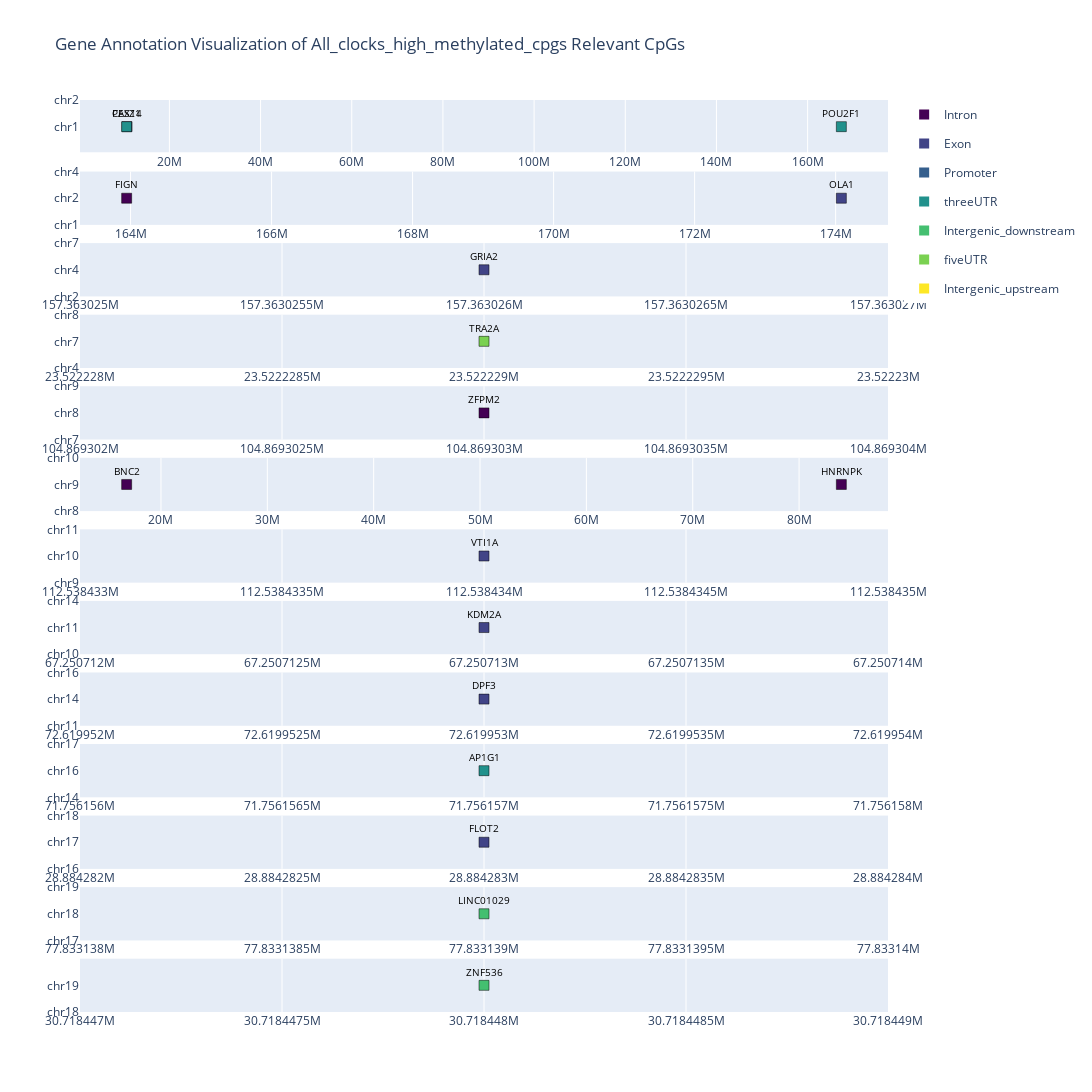
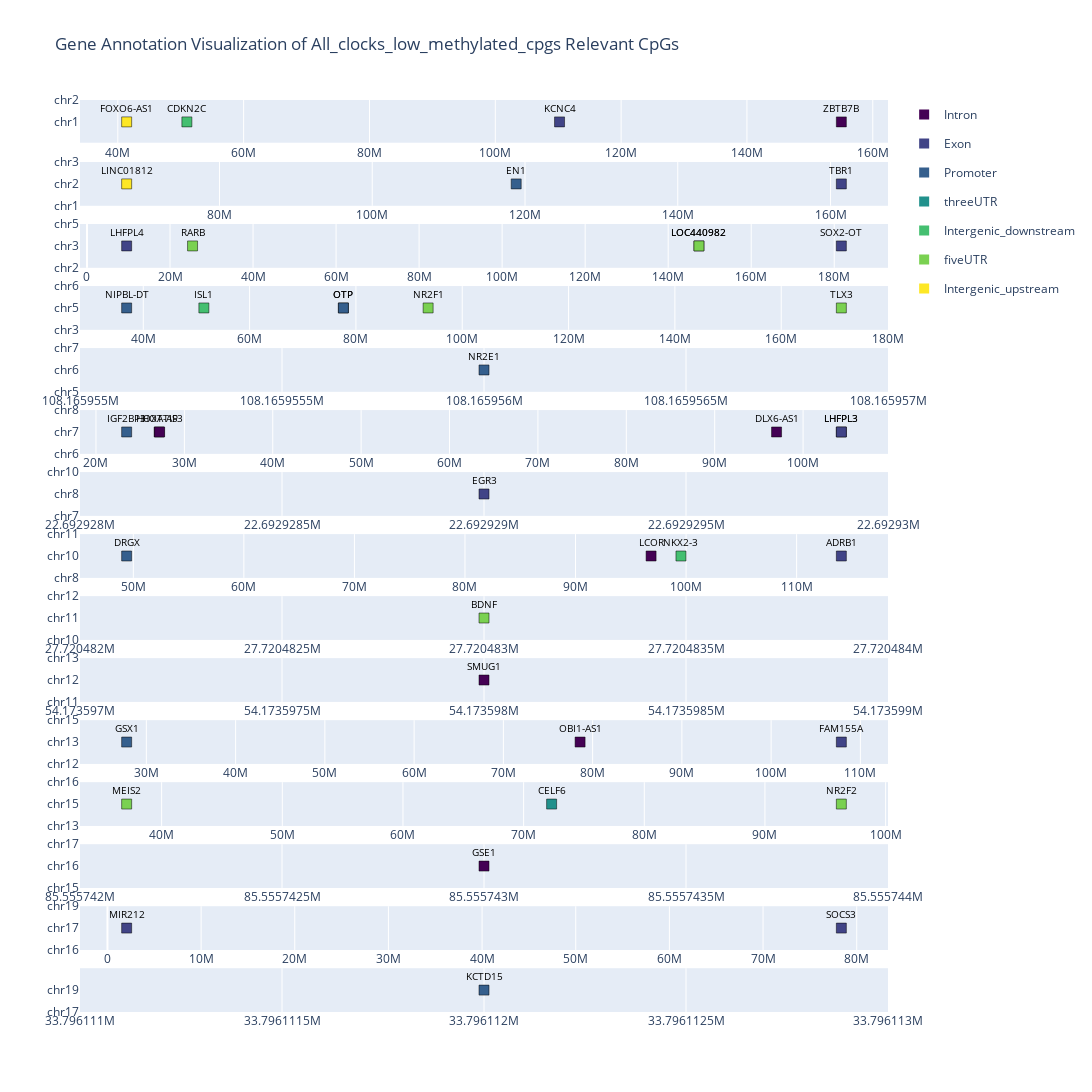
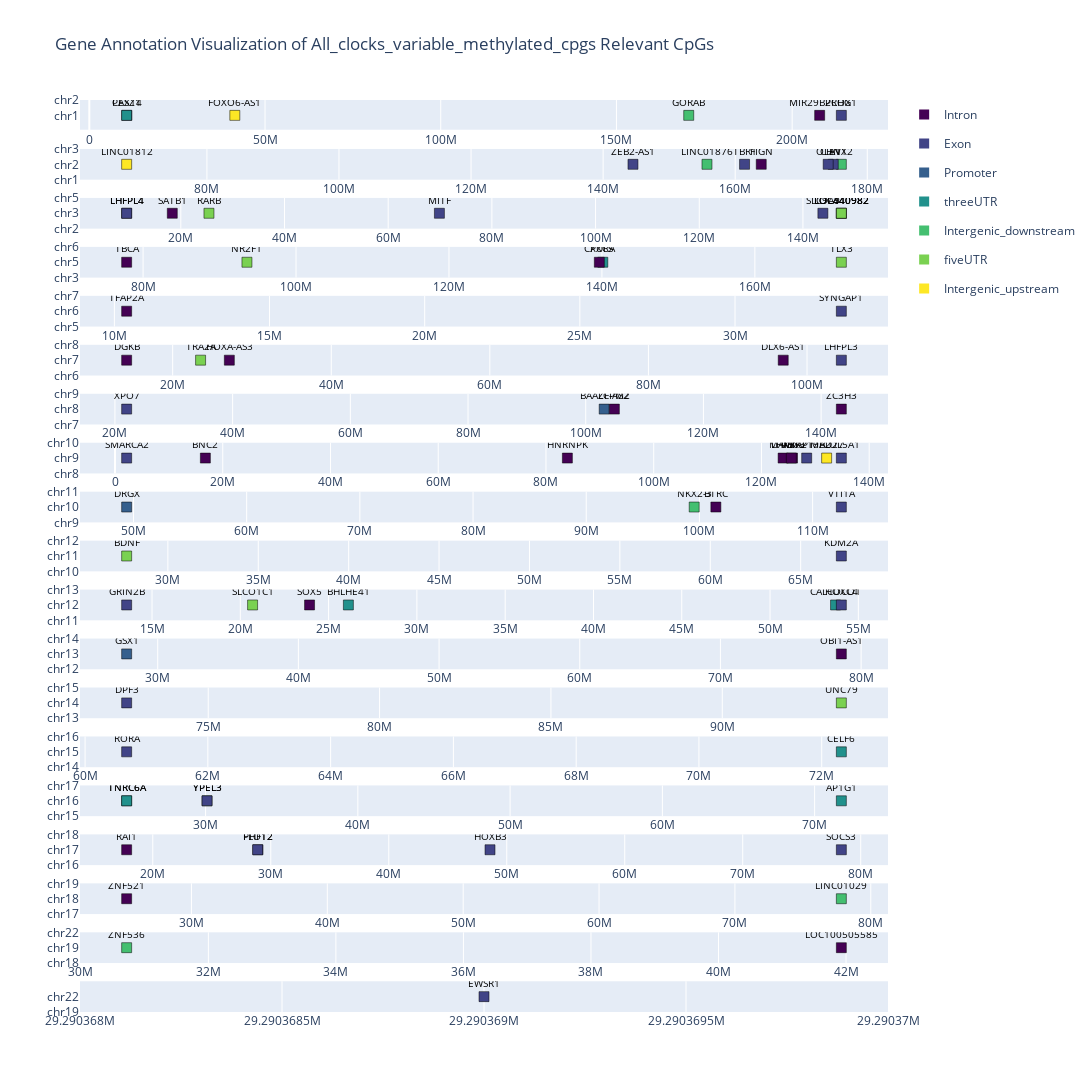
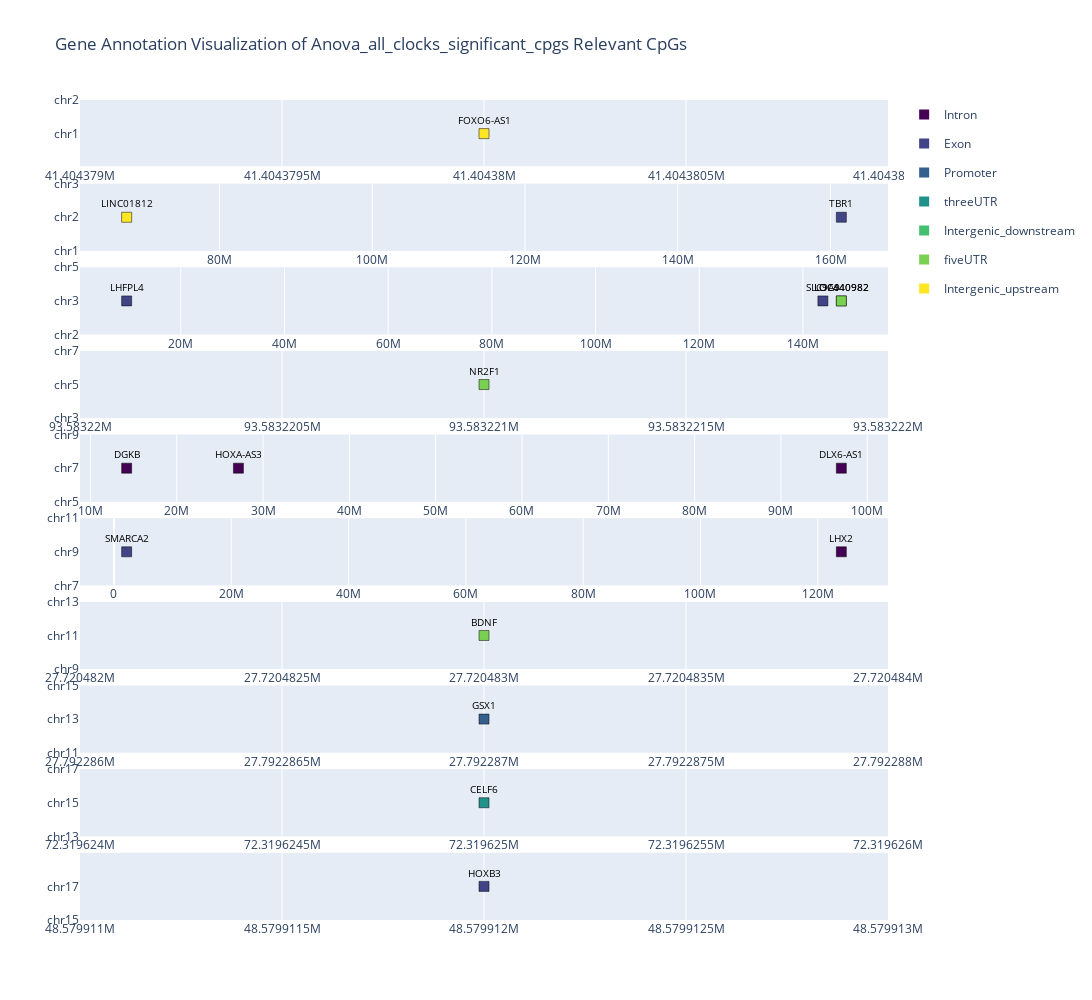

Notebook code cell kept with these figures, in order:
### Code cell
### Chromosome-wise visualization of the gene annotations of the relevant CpGs in Clock2_3 - Loop
# Tried to move the chr titles to the left but now looks weird. Need to fix it. 

# # Function to sort chromosomes
# def chromosome_sort_key(x):
#     x = x.replace('chr', '')
#     if x.isdigit():
#         return int(x)
#     elif x == 'X':
#         return 23
#     elif x == 'Y':
#         return 24
#     else:
#         return 25  # for any other non-standard chromosomes

# # Chromosome sizes for the hg38 genome
# chromosome_sizes = {
#     'chr1': 248956422,
#     'chr2': 242193529,
#     'chr3': 198295559,
#     'chr4': 190214555,
#     'chr5': 181538259,
#     'chr6': 170805979,
#     'chr7': 159345973,
#     'chr8': 145138636,
#     'chr9': 138394717,
#     'chr10': 133797422,
#     'chr11': 135086622,
#     'chr12': 133275309,
#     'chr13': 114364328,
#     'chr14': 107043718,
#     'chr15': 101991189,
#     'chr16': 90338345,
#     'chr17': 83257441,
#     'chr18': 80373285,
#     'chr19': 58617616,
#     'chr20': 64444167,
#     'chr21': 46709983,
#     'chr22': 50818468,
#     'chrX': 156040895,
#     'chrY': 57227415
# }

# # Viridis color palette
# viridis_colors = plt.cm.viridis([0, 0.1, 0.2, 0.3, 0.5, 0.7, 0.8, 1.0])

# # Map the categories to the Viridis colors
# color_map = {
#     'Intron': mcolors.to_hex(viridis_colors[0]),
#     'Exon': mcolors.to_hex(viridis_colors[2]),
#     'Promoter': mcolors.to_hex(viridis_colors[3]),
#     'threeUTR': mcolors.to_hex(viridis_colors[4]),
#     'Intergenic_downstream': mcolors.to_hex(viridis_colors[5]),
#     'fiveUTR': mcolors.to_hex(viridis_colors[6]),
#     'Intergenic_upstream': mcolors.to_hex(viridis_colors[7])
# }

# # Loop through each clock dataframe in the dictionary
# for clock_name, cpg_annotations in rel_cpgs_dict.items():
#     # Get unique chromosomes and sort them
#     chromosomes = sorted(cpg_annotations['chr'].unique(), key=chromosome_sort_key)

#     # Create subplots
#     fig = make_subplots(rows=len(chromosomes), cols=1,
#                         shared_xaxes=False, vertical_spacing=0.02)

#     # Add traces for each chromosome
#     for i, chr in enumerate(chromosomes, start=1):
#         chr_cpg_annotations = cpg_annotations[cpg_annotations['chr'] == chr]

#         # Add gene annotations
#         fig.add_trace(
#             go.Scatter(
#                 x=chr_cpg_annotations['start'],
#                 y=[i] * len(chr_cpg_annotations),
#                 mode='markers+text',
#                 marker=dict(
#                     size=10,
#                     color=[color_map[cat] for cat in chr_cpg_annotations['category']],
#                     symbol='square',
#                     line=dict(width=0.5, color='black')
#                 ),
#                 text=chr_cpg_annotations['gene'],
#                 textposition='top center',
#                 textfont=dict(color='black', size=10),
#                 hoverinfo='text',
#                 hovertext=[f"{cpg}<br>{gene}<br>{cat}<br>{start}"
#                            for cpg, gene, cat, start in zip(chr_cpg_annotations['CpG'], chr_cpg_annotations['gene'],
#                                                             chr_cpg_annotations['category'], chr_cpg_annotations['start'])],
#                 showlegend=False
#             ),
#             row=i, col=1
#         )

#     # Add legend entries
#     for category, color in color_map.items():
#         fig.add_trace(
#             go.Scatter(
#                 x=[None], y=[None],
#                 mode='markers',
#                 marker=dict(size=10, color=color, symbol='square'),
#                 legendgroup=category,
#                 showlegend=True,
#                 name=category
#             )
#         )

#     # Update layout
#     fig.update_layout(
#         height=100 * len(chromosomes),
#         width=1200,
#         showlegend=True,
#         title=f'Gene Annotation Visualization of {clock_name.capitalize()} Relevant CpGs',
#         hovermode='closest'
#     )

#     # Update y-axes with chromosome labels
#     fig.update_yaxes(tickvals=list(range(1, len(chromosomes) + 1)),
#                      ticktext=chromosomes, showgrid=False)

#     # Ensure the output directory exists
#     output_dir = f'../../FunctionalAnalysis/Annotations/Annotations Results'
#     os.makedirs(output_dir, exist_ok=True)

#     # Save the plot
#     output_path = os.path.join(output_dir, f'{clock_name}_gene_annotation_chromosome_view.html')
#     fig.write_html(output_path)

#     # Show the plot
#     fig.show()
